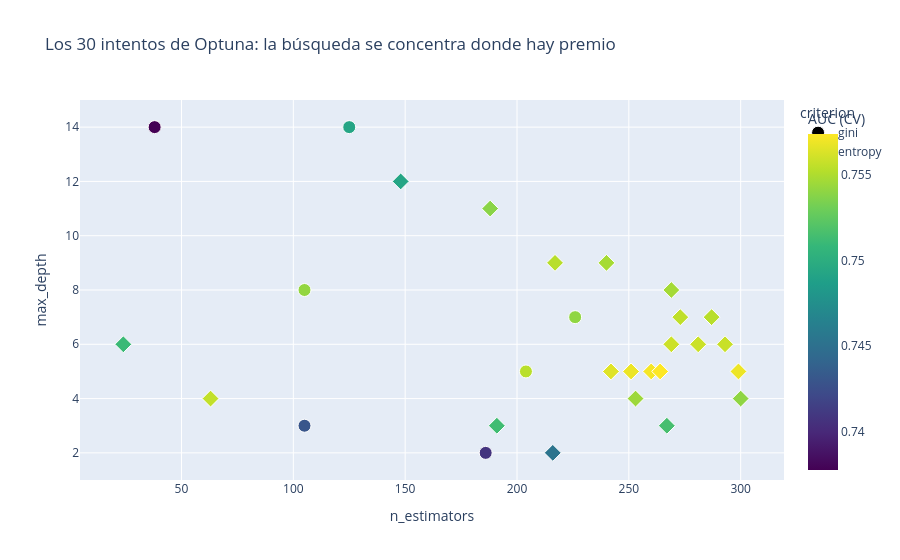

The notebook cell this image was saved under:
### Markdown cell above
Igual que antes, la historia completa está en la tabla de intentos — y aquí se **ve** el
aprendizaje: los primeros intentos exploran; los últimos se concentran en la zona buena.

### Code cell
trials = estudio.trials_dataframe()[['number', 'params_n_estimators', 'params_max_depth',
                                     'params_criterion', 'value']]
trials.columns = ['intento', 'n_estimators', 'max_depth', 'criterion', 'AUC (CV)']

fig = px.scatter(trials, x='n_estimators', y='max_depth', color='AUC (CV)',
                 symbol='criterion',                       # la perilla categórica, como forma
                 hover_data=['intento'], color_continuous_scale='viridis',
                 title='Los 30 intentos de Optuna: la búsqueda se concentra donde hay premio')
fig.update_traces(marker=dict(size=13, line=dict(width=1, color='white')))
fig.show()

### Figure 1 — Plotly figure (JSON) as saved in the notebook; plotly's stock layout.template omitted (floating-point values rounded to 4 significant figures)
{"data": [{"customdata": [[0], [4], [7], [8], [9], [26], [29]], "hovertemplate": "criterion=gini<br>n_estimators=%{x}<br>max_depth=%{y}<br>intento=%{customdata[0]}<br>AUC (CV)=%{marker.color}<extra></extra>", "legendgroup": "gini", "marker": {"color": [0.7493, 0.7542, 0.7407, 0.7377, 0.743, 0.7541, 0.7553], "coloraxis": "coloraxis", "line": {"color": "white", "width": 1}, "size": 13, "symbol": "circle"}, "mode": "markers", "name": "gini", "orientation": "v", "showlegend": true, "type": "scatter", "x": [125, 105, 186, 38, 105, 226, 204], "xaxis": "x", "y": [14, 8, 2, 14, 3, 7, 5], "yaxis": "y"}, {"customdata": [[1], [2], [3], [5], [6], [10], [11], [12], [13], [14], [15], [16], [17], [18], [19], [20], [21], [22], [23], [24], [25], [27], [28]], "hovertemplate": "criterion=entropy<br>n_estimators=%{x}<br>max_depth=%{y}<br>intento=%{customdata[0]}<br>AUC (CV)=%{marker.color}<extra></extra>", "legendgroup": "entropy", "marker": {"color": [0.7556, 0.7539, 0.7544, 0.7513, 0.7492, 0.7553, 0.7559, 0.751, 0.7569, 0.7558, 0.7548, 0.7569, 0.7565, 0.7553, 0.7547, 0.7453, 0.7565, 0.7571, 0.754, 0.7574, 0.7559, 0.7515, 0.7555], "coloraxis": "coloraxis", "line": {"color": "white", "width": 1}, "size": 13, "symbol": "diamond"}, "mode": "markers", "name": "entropy", "orientation": "v", "showlegend": true, "type": "scatter", "x": [63, 188, 253, 191, 148, 287, 281, 24, 299, 293, 240, 251, 242, 217, 269, 216, 242, 260, 300, 264, 269, 267, 273], "xaxis": "x", "y": [4, 11, 4, 3, 12, 7, 6, 6, 5, 6, 9, 5, 5, 9, 8, 2, 5, 5, 4, 5, 6, 3, 7], "yaxis": "y"}], "layout": {"coloraxis": {"autocolorscale": false, "colorbar": {"title": {"text": "AUC (CV)"}}, "colorscale": [[0, "#440154"], [0.1111, "#482878"], [0.2222, "#3e4989"], [0.3333, "#31688e"], [0.4444, "#26828e"], [0.5556, "#1f9e89"], [0.6667, "#35b779"], [0.7778, "#6ece58"], [0.8889, "#b5de2b"], [1, "#fde725"]]}, "legend": {"title": {"text": "criterion"}, "tracegroupgap": 0}, "title": {"text": "Los 30 intentos de Optuna: la búsqueda se concentra donde hay premio"}, "xaxis": {"anchor": "y", "domain": [0, 1], "title": {"text": "n_estimators"}}, "yaxis": {"anchor": "x", "domain": [0, 1], "title": {"text": "max_depth"}}}}
